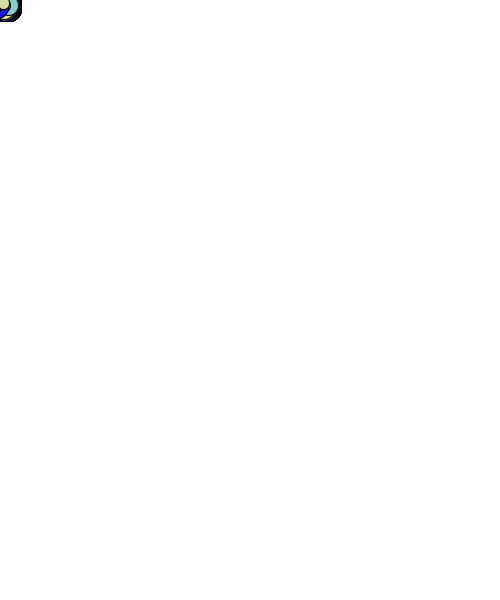
Frame 1 (no input)
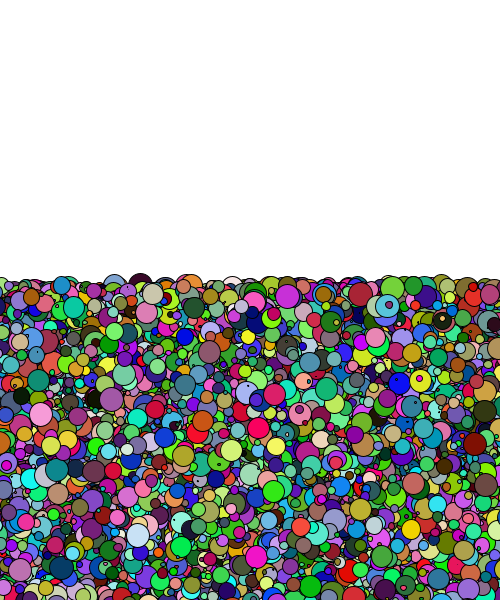
Frame 60 (the mouse pressed at the canvas centre just before this capture)
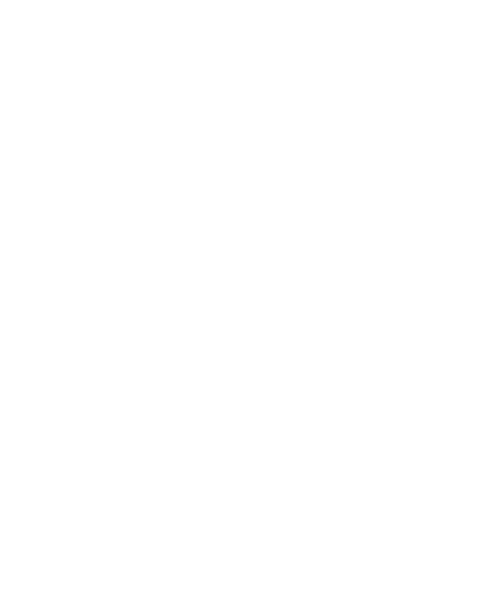
Frame 120 (the mouse held since frame 60 and released just before this capture)

The Processing sketch that drew these frames (run headless with seeded random() and noise(); from frame 60 on, the mouse is pressed at the canvas centre):

// Processing sketch: Fireworks
// ── Fireworks.pde
firework[]fireworks=new firework[100000];



void setup(){
  size(500,600);
  for (int i = 0; i < fireworks.length; i++) {
    fireworks[i]=new firework(width,height);
  }
} 

void draw(){
   
  background(255);
  for (int i = 0; i < fireworks.length; i++) {
  fireworks[i].step();}
  for (int i = 0; i < fireworks.length; i++) {
  fireworks[i].draw();
  }
}
    void mouseClicked(){
  for (int i = 0; i < fireworks.length; i++) {
 fireworks[i] = new firework (width,height);
    
  }
    }

// ── firework_class.pde
class firework{
  // variables
 float x;
 float y;
 color c;
 float Xspeed;
 float Yspeed;
 float diameter;
 float gravity;
 int count =100000;
  //Procedures and functions
  
  firework(float height, float width) {
   //x and y are values when pong ball scores
    this.x = mouseX;
    print(x);
    this.y = mouseY;
    print(y);
    this.Xspeed = random(-10,10); 
    this.Yspeed = random(-10,10);
    this.c = color(int(random(250)), int (random(250)), int(random(250)));
    print(c);
    this.diameter = random(width*1/25);
    print(diameter);
    gravity = 0.5;
   }
    void draw(){
   fill(c);
   ellipse(x,y,diameter,diameter);
   
  }
  
  void step(){
    x +=Xspeed;
    y +=Yspeed;
    
    Yspeed += gravity;
  }
 


}
